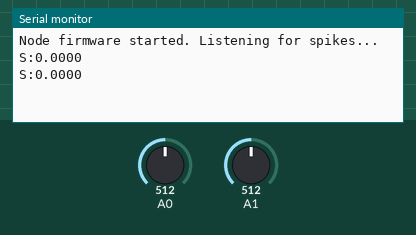
This sketch was run on a simulated Arduino Uno, built with avr-gcc and run on an emulated ATmega328P. Shown: the last lines printed to the serial monitor. The test bench sets the inputs (shaded band); at power-on: A0 = 512, A1 = 512.

Above: at 1.8 s.
1.9 s: A0 set to 716
At 2.3 s:
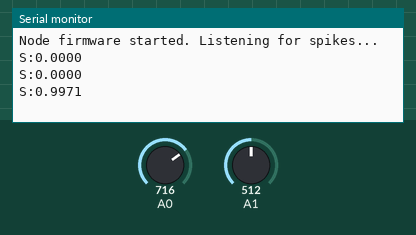
3.4 s: A1 set to 306
At 4.7 s:
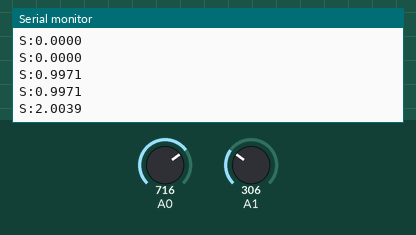
4.9 s: A0 set to 900
At 5.8 s:
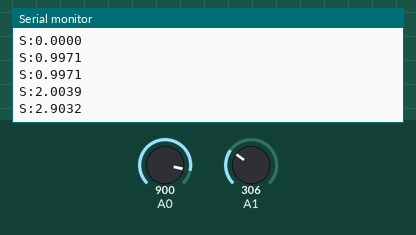
6.4 s: A1 set to 122
At 7.6 s:
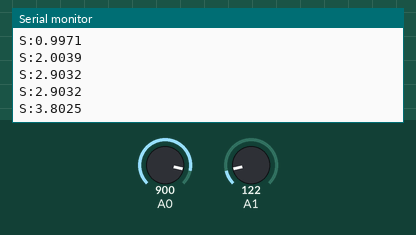
Timing chart, 0 to 8.9 s (numbered marks = the images above; inputs shaded):
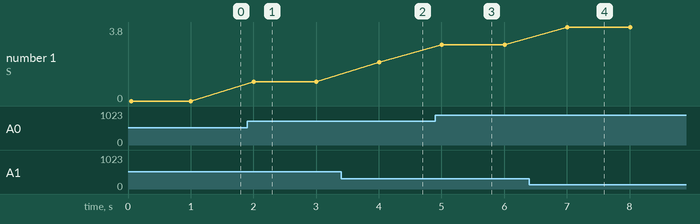

Measured:
- after the input at 1.9 s, the serial monitor: prints a new line after 0.10 s (image 1)
- after the input at 3.4 s, the serial monitor: prints a new line after 0.60 s (image 2)
- after the input at 4.9 s, the serial monitor: prints a new line after 0.11 s (image 3)
- after the input at 6.4 s, the serial monitor: prints a new line after 0.61 s (image 4)
- plotted number 1: 0 → 1 after the input at 1.9 s, 1 → 2 after the input at 3.4 s, 2 → 2.9 after the input at 4.9 s, 2.9 → 3.8 after the input at 6.4 s

The sketch:

node_firmware.ino
```cpp
#include <MyceliumSensor.h>

MyceliumSensor sensor(A0, A1, 0.05);  // Differential pins and threshold

void setup() {
    Serial.begin(9600);
    sensor.begin();
    Serial.println("Node firmware started. Listening for spikes...");
}

void loop() {
    if (sensor.detectSpike()) {
        float pot = sensor.readPotential();
        Serial.print("S:");
        Serial.println(pot, 4);
    } else {
        Serial.println("S:0.0000");
    }
    delay(1000);  // 1 Hz sample rate
}
```
